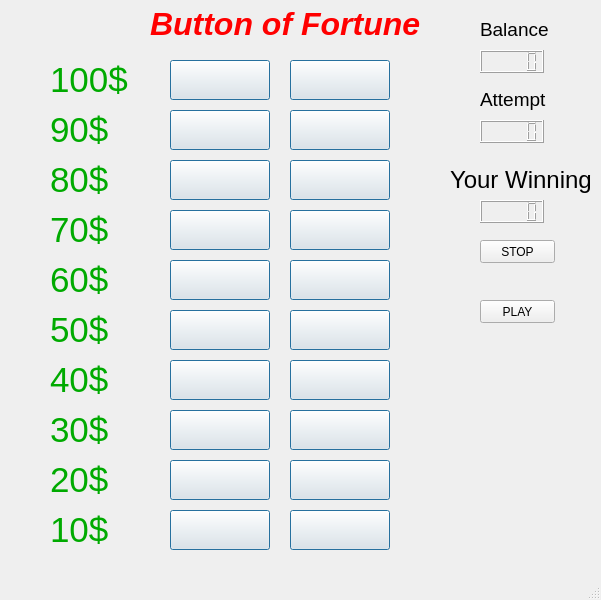
<?xml version="1.0" encoding="UTF-8"?>
<ui version="4.0">
 <class>MainWindow</class>
 <widget class="QMainWindow" name="MainWindow">
  <property name="geometry">
   <rect>
    <x>0</x>
    <y>0</y>
    <width>601</width>
    <height>600</height>
   </rect>
  </property>
  <property name="windowTitle">
   <string>MainWindow</string>
  </property>
  <property name="toolButtonStyle">
   <enum>Qt::ToolButtonIconOnly</enum>
  </property>
  <widget class="QWidget" name="centralwidget">
   <widget class="QLabel" name="Zagolovok">
    <property name="geometry">
     <rect>
      <x>150</x>
      <y>0</y>
      <width>291</width>
      <height>50</height>
     </rect>
    </property>
    <property name="text">
     <string>&lt;html&gt;&lt;head/&gt;&lt;body&gt;&lt;p&gt;&lt;span style=&quot; font-size:24pt; font-weight:600; font-style:italic; color:#ff0000;&quot;&gt;Button of Fortune&lt;/span&gt;&lt;/p&gt;&lt;/body&gt;&lt;/html&gt;</string>
    </property>
   </widget>
   <widget class="QPushButton" name="Button1L">
    <property name="geometry">
     <rect>
      <x>170</x>
      <y>510</y>
      <width>100</width>
      <height>40</height>
     </rect>
    </property>
    <property name="text">
     <string/>
    </property>
    <property name="checkable">
     <bool>false</bool>
    </property>
    <property name="autoRepeat">
     <bool>false</bool>
    </property>
    <property name="default">
     <bool>true</bool>
    </property>
   </widget>
   <widget class="QPushButton" name="Button1R">
    <property name="geometry">
     <rect>
      <x>290</x>
      <y>510</y>
      <width>100</width>
      <height>40</height>
     </rect>
    </property>
    <property name="text">
     <string/>
    </property>
    <property name="checkable">
     <bool>false</bool>
    </property>
    <property name="autoRepeat">
     <bool>false</bool>
    </property>
    <property name="default">
     <bool>true</bool>
    </property>
   </widget>
   <widget class="QLabel" name="text1">
    <property name="geometry">
     <rect>
      <x>50</x>
      <y>510</y>
      <width>100</width>
      <height>40</height>
     </rect>
    </property>
    <property name="text">
     <string>&lt;html&gt;&lt;head/&gt;&lt;body&gt;&lt;p&gt;&lt;span style=&quot; font-size:26pt; color:#00aa00;&quot;&gt;10$&lt;/span&gt;&lt;/p&gt;&lt;/body&gt;&lt;/html&gt;</string>
    </property>
   </widget>
   <widget class="QPushButton" name="Button2L">
    <property name="geometry">
     <rect>
      <x>170</x>
      <y>460</y>
      <width>100</width>
      <height>40</height>
     </rect>
    </property>
    <property name="text">
     <string/>
    </property>
    <property name="checkable">
     <bool>false</bool>
    </property>
    <property name="autoRepeat">
     <bool>false</bool>
    </property>
    <property name="default">
     <bool>true</bool>
    </property>
   </widget>
   <widget class="QPushButton" name="Button2R">
    <property name="geometry">
     <rect>
      <x>290</x>
      <y>460</y>
      <width>100</width>
      <height>40</height>
     </rect>
    </property>
    <property name="text">
     <string/>
    </property>
    <property name="checkable">
     <bool>false</bool>
    </property>
    <property name="autoRepeat">
     <bool>false</bool>
    </property>
    <property name="default">
     <bool>true</bool>
    </property>
   </widget>
   <widget class="QLabel" name="text2">
    <property name="geometry">
     <rect>
      <x>50</x>
      <y>460</y>
      <width>100</width>
      <height>40</height>
     </rect>
    </property>
    <property name="text">
     <string>&lt;html&gt;&lt;head/&gt;&lt;body&gt;&lt;p&gt;&lt;span style=&quot; font-size:26pt; color:#00aa00;&quot;&gt;20$&lt;/span&gt;&lt;/p&gt;&lt;/body&gt;&lt;/html&gt;</string>
    </property>
   </widget>
   <widget class="QPushButton" name="Button3L">
    <property name="geometry">
     <rect>
      <x>170</x>
      <y>410</y>
      <width>100</width>
      <height>40</height>
     </rect>
    </property>
    <property name="text">
     <string/>
    </property>
    <property name="checkable">
     <bool>false</bool>
    </property>
    <property name="autoRepeat">
     <bool>false</bool>
    </property>
    <property name="default">
     <bool>true</bool>
    </property>
   </widget>
   <widget class="QPushButton" name="Button3R">
    <property name="geometry">
     <rect>
      <x>290</x>
      <y>410</y>
      <width>100</width>
      <height>40</height>
     </rect>
    </property>
    <property name="text">
     <string/>
    </property>
    <property name="checkable">
     <bool>false</bool>
    </property>
    <property name="autoRepeat">
     <bool>false</bool>
    </property>
    <property name="default">
     <bool>true</bool>
    </property>
   </widget>
   <widget class="QLabel" name="text3">
    <property name="geometry">
     <rect>
      <x>50</x>
      <y>410</y>
      <width>100</width>
      <height>40</height>
     </rect>
    </property>
    <property name="text">
     <string>&lt;html&gt;&lt;head/&gt;&lt;body&gt;&lt;p&gt;&lt;span style=&quot; font-size:26pt; color:#00aa00;&quot;&gt;30$&lt;/span&gt;&lt;/p&gt;&lt;/body&gt;&lt;/html&gt;</string>
    </property>
   </widget>
   <widget class="QPushButton" name="Button4L">
    <property name="geometry">
     <rect>
      <x>170</x>
      <y>360</y>
      <width>100</width>
      <height>40</height>
     </rect>
    </property>
    <property name="text">
     <string/>
    </property>
    <property name="checkable">
     <bool>false</bool>
    </property>
    <property name="autoRepeat">
     <bool>false</bool>
    </property>
    <property name="default">
     <bool>true</bool>
    </property>
   </widget>
   <widget class="QPushButton" name="Button4R">
    <property name="geometry">
     <rect>
      <x>290</x>
      <y>360</y>
      <width>100</width>
      <height>40</height>
     </rect>
    </property>
    <property name="text">
     <string/>
    </property>
    <property name="checkable">
     <bool>false</bool>
    </property>
    <property name="autoRepeat">
     <bool>false</bool>
    </property>
    <property name="default">
     <bool>true</bool>
    </property>
   </widget>
   <widget class="QLabel" name="text3_2">
    <property name="geometry">
     <rect>
      <x>50</x>
      <y>360</y>
      <width>100</width>
      <height>40</height>
     </rect>
    </property>
    <property name="text">
     <string>&lt;html&gt;&lt;head/&gt;&lt;body&gt;&lt;p&gt;&lt;span style=&quot; font-size:26pt; color:#00aa00;&quot;&gt;40$&lt;/span&gt;&lt;/p&gt;&lt;/body&gt;&lt;/html&gt;</string>
    </property>
   </widget>
   <widget class="QPushButton" name="Button5L">
    <property name="geometry">
     <rect>
      <x>170</x>
      <y>310</y>
      <width>100</width>
      <height>40</height>
     </rect>
    </property>
    <property name="text">
     <string/>
    </property>
    <property name="checkable">
     <bool>false</bool>
    </property>
    <property name="autoRepeat">
     <bool>false</bool>
    </property>
    <property name="default">
     <bool>true</bool>
    </property>
   </widget>
   <widget class="QPushButton" name="Button5R">
    <property name="geometry">
     <rect>
      <x>290</x>
      <y>310</y>
      <width>100</width>
      <height>40</height>
     </rect>
    </property>
    <property name="text">
     <string/>
    </property>
    <property name="checkable">
     <bool>false</bool>
    </property>
    <property name="autoRepeat">
     <bool>false</bool>
    </property>
    <property name="default">
     <bool>true</bool>
    </property>
   </widget>
   <widget class="QLabel" name="text3_3">
    <property name="geometry">
     <rect>
      <x>50</x>
      <y>310</y>
      <width>100</width>
      <height>40</height>
     </rect>
    </property>
    <property name="text">
     <string>&lt;html&gt;&lt;head/&gt;&lt;body&gt;&lt;p&gt;&lt;span style=&quot; font-size:26pt; color:#00aa00;&quot;&gt;50$&lt;/span&gt;&lt;/p&gt;&lt;/body&gt;&lt;/html&gt;</string>
    </property>
   </widget>
   <widget class="QPushButton" name="Button6L">
    <property name="geometry">
     <rect>
      <x>170</x>
      <y>260</y>
      <width>100</width>
      <height>40</height>
     </rect>
    </property>
    <property name="text">
     <string/>
    </property>
    <property name="checkable">
     <bool>false</bool>
    </property>
    <property name="autoRepeat">
     <bool>false</bool>
    </property>
    <property name="default">
     <bool>true</bool>
    </property>
   </widget>
   <widget class="QPushButton" name="Button6R">
    <property name="geometry">
     <rect>
      <x>290</x>
      <y>260</y>
      <width>100</width>
      <height>40</height>
     </rect>
    </property>
    <property name="text">
     <string/>
    </property>
    <property name="checkable">
     <bool>false</bool>
    </property>
    <property name="autoRepeat">
     <bool>false</bool>
    </property>
    <property name="default">
     <bool>true</bool>
    </property>
   </widget>
   <widget class="QLabel" name="text1_2">
    <property name="geometry">
     <rect>
      <x>50</x>
      <y>260</y>
      <width>100</width>
      <height>40</height>
     </rect>
    </property>
    <property name="text">
     <string>&lt;html&gt;&lt;head/&gt;&lt;body&gt;&lt;p&gt;&lt;span style=&quot; font-size:26pt; color:#00aa00;&quot;&gt;60$&lt;/span&gt;&lt;/p&gt;&lt;/body&gt;&lt;/html&gt;</string>
    </property>
   </widget>
   <widget class="QLabel" name="text3_4">
    <property name="geometry">
     <rect>
      <x>50</x>
      <y>160</y>
      <width>100</width>
      <height>40</height>
     </rect>
    </property>
    <property name="text">
     <string>&lt;html&gt;&lt;head/&gt;&lt;body&gt;&lt;p&gt;&lt;span style=&quot; font-size:26pt; color:#00aa00;&quot;&gt;80$&lt;/span&gt;&lt;/p&gt;&lt;/body&gt;&lt;/html&gt;</string>
    </property>
   </widget>
   <widget class="QPushButton" name="Button7L">
    <property name="geometry">
     <rect>
      <x>170</x>
      <y>210</y>
      <width>100</width>
      <height>40</height>
     </rect>
    </property>
    <property name="text">
     <string/>
    </property>
    <property name="checkable">
     <bool>false</bool>
    </property>
    <property name="autoRepeat">
     <bool>false</bool>
    </property>
    <property name="default">
     <bool>true</bool>
    </property>
   </widget>
   <widget class="QPushButton" name="Button9R">
    <property name="geometry">
     <rect>
      <x>290</x>
      <y>110</y>
      <width>100</width>
      <height>40</height>
     </rect>
    </property>
    <property name="text">
     <string/>
    </property>
    <property name="checkable">
     <bool>false</bool>
    </property>
    <property name="autoRepeat">
     <bool>false</bool>
    </property>
    <property name="default">
     <bool>true</bool>
    </property>
   </widget>
   <widget class="QPushButton" name="Button7R">
    <property name="geometry">
     <rect>
      <x>290</x>
      <y>210</y>
      <width>100</width>
      <height>40</height>
     </rect>
    </property>
    <property name="text">
     <string/>
    </property>
    <property name="checkable">
     <bool>false</bool>
    </property>
    <property name="autoRepeat">
     <bool>false</bool>
    </property>
    <property name="default">
     <bool>true</bool>
    </property>
   </widget>
   <widget class="QPushButton" name="Button8L">
    <property name="geometry">
     <rect>
      <x>170</x>
      <y>160</y>
      <width>100</width>
      <height>40</height>
     </rect>
    </property>
    <property name="text">
     <string/>
    </property>
    <property name="checkable">
     <bool>false</bool>
    </property>
    <property name="autoRepeat">
     <bool>false</bool>
    </property>
    <property name="default">
     <bool>true</bool>
    </property>
   </widget>
   <widget class="QLabel" name="text3_5">
    <property name="geometry">
     <rect>
      <x>50</x>
      <y>110</y>
      <width>100</width>
      <height>40</height>
     </rect>
    </property>
    <property name="text">
     <string>&lt;html&gt;&lt;head/&gt;&lt;body&gt;&lt;p&gt;&lt;span style=&quot; font-size:26pt; color:#00aa00;&quot;&gt;90$&lt;/span&gt;&lt;/p&gt;&lt;/body&gt;&lt;/html&gt;</string>
    </property>
   </widget>
   <widget class="QLabel" name="text3_6">
    <property name="geometry">
     <rect>
      <x>50</x>
      <y>60</y>
      <width>100</width>
      <height>40</height>
     </rect>
    </property>
    <property name="text">
     <string>&lt;html&gt;&lt;head/&gt;&lt;body&gt;&lt;p&gt;&lt;span style=&quot; font-size:26pt; color:#00aa00;&quot;&gt;100$&lt;/span&gt;&lt;/p&gt;&lt;/body&gt;&lt;/html&gt;</string>
    </property>
   </widget>
   <widget class="QPushButton" name="Button8R">
    <property name="geometry">
     <rect>
      <x>290</x>
      <y>160</y>
      <width>100</width>
      <height>40</height>
     </rect>
    </property>
    <property name="text">
     <string/>
    </property>
    <property name="checkable">
     <bool>false</bool>
    </property>
    <property name="autoRepeat">
     <bool>false</bool>
    </property>
    <property name="default">
     <bool>true</bool>
    </property>
   </widget>
   <widget class="QPushButton" name="Button10L">
    <property name="geometry">
     <rect>
      <x>170</x>
      <y>60</y>
      <width>100</width>
      <height>40</height>
     </rect>
    </property>
    <property name="text">
     <string/>
    </property>
    <property name="checkable">
     <bool>false</bool>
    </property>
    <property name="autoRepeat">
     <bool>false</bool>
    </property>
    <property name="default">
     <bool>true</bool>
    </property>
   </widget>
   <widget class="QPushButton" name="Button10R">
    <property name="geometry">
     <rect>
      <x>290</x>
      <y>60</y>
      <width>100</width>
      <height>40</height>
     </rect>
    </property>
    <property name="text">
     <string/>
    </property>
    <property name="checkable">
     <bool>false</bool>
    </property>
    <property name="autoRepeat">
     <bool>false</bool>
    </property>
    <property name="default">
     <bool>true</bool>
    </property>
   </widget>
   <widget class="QLabel" name="text2_2">
    <property name="geometry">
     <rect>
      <x>50</x>
      <y>210</y>
      <width>100</width>
      <height>40</height>
     </rect>
    </property>
    <property name="text">
     <string>&lt;html&gt;&lt;head/&gt;&lt;body&gt;&lt;p&gt;&lt;span style=&quot; font-size:26pt; color:#00aa00;&quot;&gt;70$&lt;/span&gt;&lt;/p&gt;&lt;/body&gt;&lt;/html&gt;</string>
    </property>
   </widget>
   <widget class="QPushButton" name="Button9L">
    <property name="geometry">
     <rect>
      <x>170</x>
      <y>110</y>
      <width>100</width>
      <height>40</height>
     </rect>
    </property>
    <property name="text">
     <string/>
    </property>
    <property name="checkable">
     <bool>false</bool>
    </property>
    <property name="autoRepeat">
     <bool>false</bool>
    </property>
    <property name="default">
     <bool>true</bool>
    </property>
   </widget>
   <widget class="QLabel" name="label1">
    <property name="geometry">
     <rect>
      <x>400</x>
      <y>520</y>
      <width>47</width>
      <height>21</height>
     </rect>
    </property>
    <property name="text">
     <string/>
    </property>
   </widget>
   <widget class="QLabel" name="label2">
    <property name="geometry">
     <rect>
      <x>400</x>
      <y>470</y>
      <width>47</width>
      <height>21</height>
     </rect>
    </property>
    <property name="text">
     <string/>
    </property>
   </widget>
   <widget class="QLabel" name="label3">
    <property name="geometry">
     <rect>
      <x>400</x>
      <y>420</y>
      <width>47</width>
      <height>21</height>
     </rect>
    </property>
    <property name="text">
     <string/>
    </property>
   </widget>
   <widget class="QLabel" name="label4">
    <property name="geometry">
     <rect>
      <x>400</x>
      <y>370</y>
      <width>47</width>
      <height>21</height>
     </rect>
    </property>
    <property name="text">
     <string/>
    </property>
   </widget>
   <widget class="QLabel" name="label5">
    <property name="geometry">
     <rect>
      <x>400</x>
      <y>320</y>
      <width>47</width>
      <height>21</height>
     </rect>
    </property>
    <property name="text">
     <string/>
    </property>
   </widget>
   <widget class="QLabel" name="label6">
    <property name="geometry">
     <rect>
      <x>400</x>
      <y>270</y>
      <width>47</width>
      <height>21</height>
     </rect>
    </property>
    <property name="text">
     <string/>
    </property>
   </widget>
   <widget class="QLabel" name="label10">
    <property name="geometry">
     <rect>
      <x>400</x>
      <y>70</y>
      <width>47</width>
      <height>21</height>
     </rect>
    </property>
    <property name="text">
     <string/>
    </property>
   </widget>
   <widget class="QLabel" name="label7">
    <property name="geometry">
     <rect>
      <x>400</x>
      <y>220</y>
      <width>47</width>
      <height>21</height>
     </rect>
    </property>
    <property name="text">
     <string/>
    </property>
   </widget>
   <widget class="QLabel" name="label9">
    <property name="geometry">
     <rect>
      <x>400</x>
      <y>120</y>
      <width>47</width>
      <height>21</height>
     </rect>
    </property>
    <property name="text">
     <string/>
    </property>
   </widget>
   <widget class="QLabel" name="label8">
    <property name="geometry">
     <rect>
      <x>400</x>
      <y>170</y>
      <width>47</width>
      <height>21</height>
     </rect>
    </property>
    <property name="text">
     <string/>
    </property>
   </widget>
   <widget class="QLabel" name="Balance">
    <property name="geometry">
     <rect>
      <x>480</x>
      <y>10</y>
      <width>70</width>
      <height>40</height>
     </rect>
    </property>
    <property name="text">
     <string>&lt;html&gt;&lt;head/&gt;&lt;body&gt;&lt;p&gt;&lt;span style=&quot; font-size:14pt;&quot;&gt;Balance&lt;/span&gt;&lt;/p&gt;&lt;/body&gt;&lt;/html&gt;</string>
    </property>
   </widget>
   <widget class="QLCDNumber" name="lcdBalance">
    <property name="geometry">
     <rect>
      <x>480</x>
      <y>50</y>
      <width>64</width>
      <height>23</height>
     </rect>
    </property>
   </widget>
   <widget class="QLabel" name="attempt">
    <property name="geometry">
     <rect>
      <x>480</x>
      <y>80</y>
      <width>70</width>
      <height>40</height>
     </rect>
    </property>
    <property name="text">
     <string>&lt;html&gt;&lt;head/&gt;&lt;body&gt;&lt;p&gt;&lt;span style=&quot; font-size:14pt;&quot;&gt;Attempt&lt;/span&gt;&lt;/p&gt;&lt;/body&gt;&lt;/html&gt;</string>
    </property>
   </widget>
   <widget class="QLCDNumber" name="lcdAttempt">
    <property name="geometry">
     <rect>
      <x>480</x>
      <y>120</y>
      <width>64</width>
      <height>23</height>
     </rect>
    </property>
   </widget>
   <widget class="QLabel" name="winner">
    <property name="geometry">
     <rect>
      <x>450</x>
      <y>160</y>
      <width>141</width>
      <height>40</height>
     </rect>
    </property>
    <property name="text">
     <string>&lt;html&gt;&lt;head/&gt;&lt;body&gt;&lt;p&gt;&lt;span style=&quot; font-size:18pt;&quot;&gt;Your Winning&lt;/span&gt;&lt;/p&gt;&lt;/body&gt;&lt;/html&gt;</string>
    </property>
   </widget>
   <widget class="QLCDNumber" name="lcdWinning">
    <property name="geometry">
     <rect>
      <x>480</x>
      <y>200</y>
      <width>64</width>
      <height>23</height>
     </rect>
    </property>
   </widget>
   <widget class="QPushButton" name="ButtonStop">
    <property name="geometry">
     <rect>
      <x>480</x>
      <y>240</y>
      <width>75</width>
      <height>23</height>
     </rect>
    </property>
    <property name="text">
     <string>STOP</string>
    </property>
   </widget>
   <widget class="QPushButton" name="ButtonPlay">
    <property name="geometry">
     <rect>
      <x>480</x>
      <y>300</y>
      <width>75</width>
      <height>23</height>
     </rect>
    </property>
    <property name="text">
     <string>PLAY</string>
    </property>
   </widget>
  </widget>
  <widget class="QMenuBar" name="menubar">
   <property name="geometry">
    <rect>
     <x>0</x>
     <y>0</y>
     <width>601</width>
     <height>21</height>
    </rect>
   </property>
  </widget>
  <widget class="QStatusBar" name="statusbar"/>
 </widget>
 <resources/>
 <connections/>
</ui>
